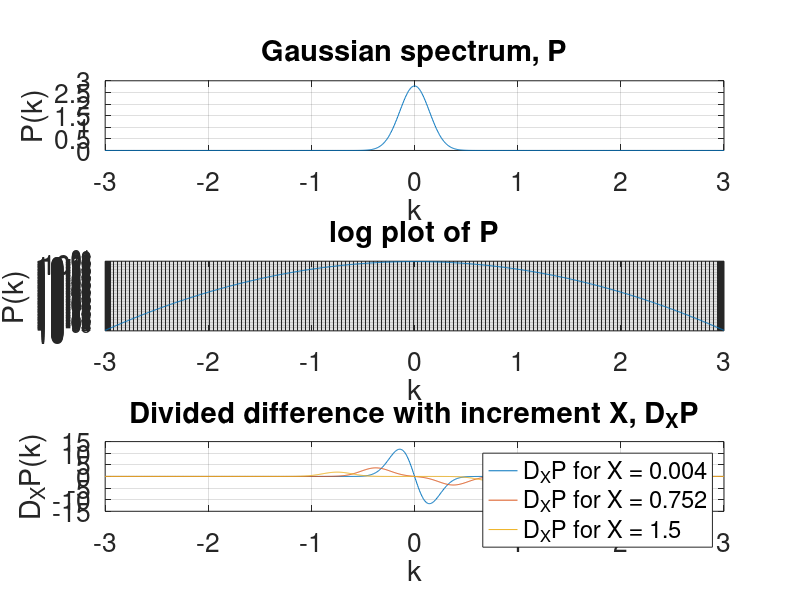

Reproduce this figure in MATLAB. (Note: this script raises an error after producing the figure.)
clc; close all; clear all

%% Demo stability analysis for a single Gaussian

sigma = 0.36;
C=1;
P =@(k)  C^2 * exp(-pi *k.^2 / sigma^2) / sigma;


X=linspace(4e-3,1.5,160);
Cutoff = 3;


thisX= min(X);
DxP = @(t) ( P(t+min(thisX)/2) - P(t-min(thisX)/2) ) / min(thisX);

kk=linspace(-Cutoff,Cutoff,999);


fig = figure('Units', 'normalized', 'Position', [0.1, 0.1, 0.8, 0.8]);

subplot(3,1,1)
plot(kk,P(kk))
hold on
grid on
xlabel('k')
ylabel('P(k)')
title('Gaussian spectrum, P')
set(gca,'Fontsize',19)



subplot(3,1,2)
semilogy(kk,P(kk))
hold on
grid on
xlabel('k')
ylabel('P(k)')
title('log plot of P')
set(gca,'Fontsize',19)




subplot(3,1,3)

thisX= min(X);
DxP = @(t) ( P(t+min(thisX)/2) - P(t-min(thisX)/2) ) / min(thisX);
plot(kk,DxP(kk),'DisplayName',['D_XP for X = ' num2str(thisX)])

hold on

thisX= mean(X);
DxP = @(t) ( P(t+min(thisX)/2) - P(t-min(thisX)/2) ) / min(thisX);
plot(kk,DxP(kk),'DisplayName',['D_XP for X = ' num2str(thisX)])

thisX= max(X);
DxP = @(t) ( P(t+min(thisX)/2) - P(t-min(thisX)/2) ) / min(thisX);
plot(kk,DxP(kk),'DisplayName',['D_XP for X = ' num2str(thisX)])

grid on
xlabel('k')
ylabel('D_XP(k)')
title('Divided difference with increment X, D_XP')

legend

set(gca,'Fontsize',19)

drawnow

[Xtmp,f1,S]=CheckPenroseCondition(P,4*pi,1,X,Cutoff);

if ~isempty(Xtmp)
    disp(['For this Gaussian spectrum, the bandwidth of Penrose-unstable wavenumbers is ' num2str(2*Xtmp) '.'])
else
    disp('This spectrum is Penrose-stable.')
end



%% Stability analysis for Gaussians with progressively larger intensity


Cvec = linspace(0.9,2.2,81);


tic
for ii=1:length(Cvec)

    C=Cvec(ii);
    P =@(k)  C^2 * exp(-pi *k.^2 / sigma^2) / sigma;


    Xtmp=CheckPenroseCondition(P,4*pi,0,X,Cutoff);

    if isempty(Xtmp)
        Xtmp=0;
    end
    Xstar(ii) = Xtmp;


end
toc

f2 = figure;
plot(Cvec, 2*Xstar,'k+-','MarkerSize',8,'LineWidth',1.5)
ylabel('B')
hold on
xlabel('C')
set(gca,'FontSize',19)


% post-processing, quadratic relation of unstable bandwidth and intensity

p = polyfit(2*Xstar, Cvec, 2); % Returns [a, b, c] for Y = a*X^2 + b*X + c




Y_fit = polyval(p, 2*Xstar);

plot(Y_fit, 2*Xstar, 'r-', 'LineWidth', 2)

grid on

legend('Computed bandwidth of unstable wavenumbers, B','Quadratic fit C \approx a_2B^2 + a_1B + a_0','interpreter','tex','Location','southeast')

fprintf('Quadratic coefficients: a = %.4f, b = %.4f, c = %.4f\n', p(1), p(2), p(3));

saveas(f2,'gaussian_UnstBand','png')